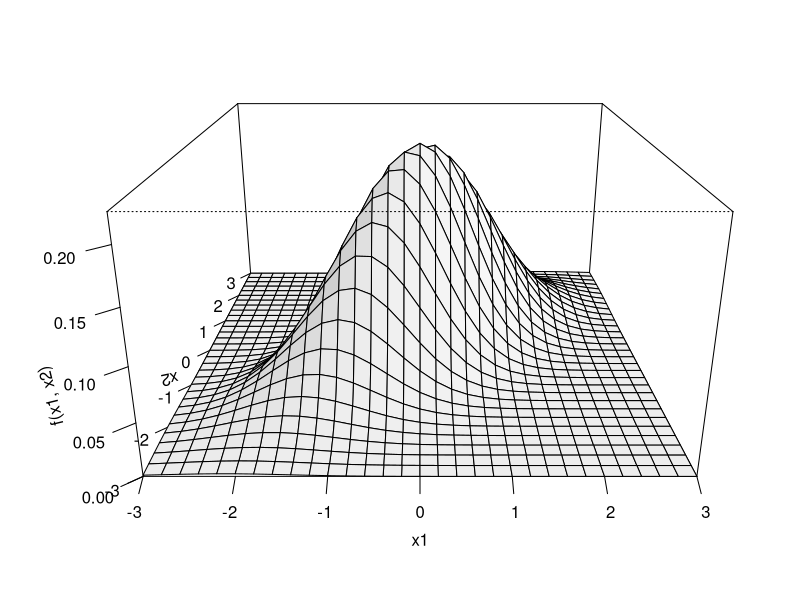
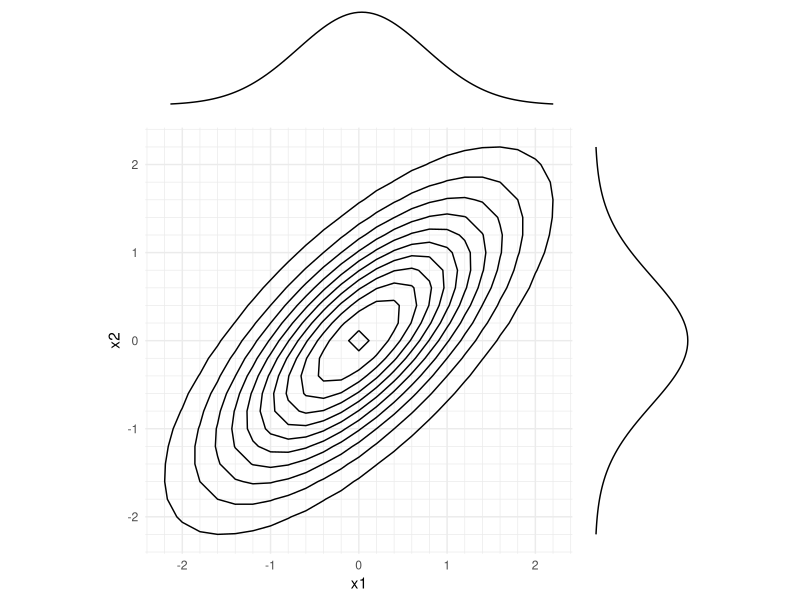

Recreate these plots in R, in order. (Note: this script raises an error after producing the figures.)
## ---- chunk 1
library(knitr)

knitr::opts_chunk$set(
  comment = "#",
  prompt = F,
  tidy = FALSE,
  cache = FALSE,
  collapse = T,
  echo = FALSE,
  fig.width = 5, fig.height = 5
)

options(width = 100L)
## ---- chunk 2
mu = 0
Mean = c(mu, mu)
Sigma = matrix(c(1, rep(sqrt(.5), 2), 1), 2)

width = 6
x = seq(from = mu - width/2, to = mu + width/2, by = 0.2)

fx1x2 = function(x1, x2) {
    mvtnorm::dmvnorm(x = c(x1, x2), mean = Mean, sigma = Sigma)
}

z = outer(x, x, Vectorize(fx1x2))
## ---- chunk 3
persp(x, x, z, 
      theta = 0, phi = 20, col = "white", expand = 0.5,
      ltheta = 111,
      xlab = "x1", ylab = "x2\n", zlab = "\nf(x1, x2)",
      shade = 0.1,
      ticktype = "detailed")
## ---- chunk 4
persp(x, x, z, 
      theta = 0, phi = 70, col = "white", expand = 0.5,
      xlab = "x1", ylab = "x2\n", zlab = "\nf(x1, x2)",
      shade = 0.1,
      ticktype = "detailed")
## ---- chunk 5
library(ggplot2)

contourData = expand.grid(x, x)
colnames(contourData) = c("x1", "x2")

fx = function(x) {
    mvtnorm::dmvnorm(x = c(x[1], x[2]), mean = Mean, sigma = Sigma)
}

contourData[, "z"] = apply(contourData, 1, fx)

xyContour = ggplot(contourData, aes(x1, x2, z = z, fill = z)) + 
    geom_contour(color = "black") +
    theme_minimal() +
    lims(x = range(contourData[, "x1"]), y = range(contourData[, "x2"])) +
    theme(panel.grid.minor = element_line()) +
    scale_x_continuous(minor_breaks = sort(unique(x))) +
    scale_y_continuous(minor_breaks = sort(unique(x)))


xdensity = ggplot(data.frame(x = x), aes(x = x)) +
    stat_function(fun = dnorm, args = list(mean = 0, sd = 1)) +
    lims(x = range(contourData[, "x1"])) +
    labs(x = "x1", y = "x2") +
    theme_minimal() +
    theme(axis.title = element_text(colour = "white"),
          axis.text = element_text(colour = "white"),
          panel.grid = element_blank(),
          panel.border = element_blank(),
          panel.background = element_blank()
    )

ydensity = xdensity + coord_flip()
blank = grid::grid.rect(gp = grid::gpar(col="white"))

xdensity = xdensity + theme(axis.title.x = element_blank(),
                            axis.text.x = element_blank())
ydensity = ydensity + theme(axis.title.y = element_blank(),
                            axis.text.y = element_blank())

## ---- chunk 6
gridExtra::grid.arrange(xdensity, 
                        blank, xyContour, 
                        ydensity, 
                        ncol=2, nrow=2, widths=c(4, 1), heights=c(1, 4),
                        respect = TRUE,
                        padding = unit(0, "points"))
## ---- chunk 7
include_graphics("figures/menu-after-load.png")
